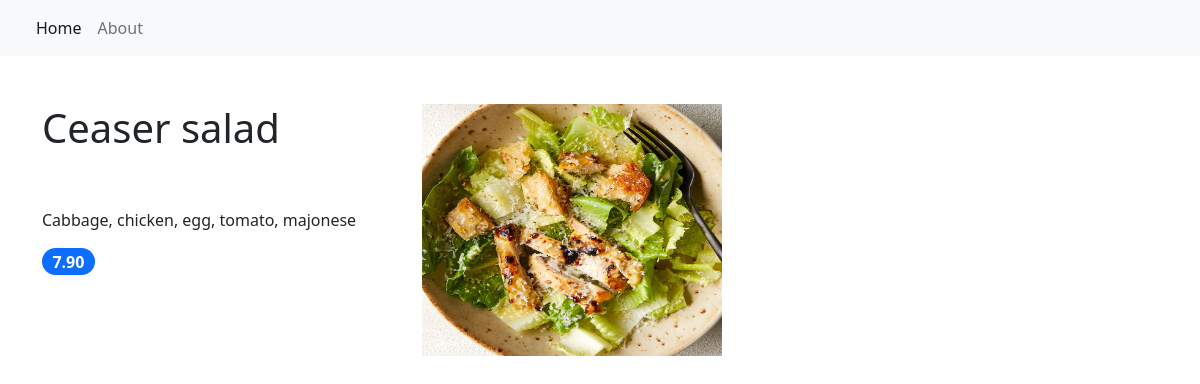
The page /item/7/ on the database its author committed.
### restaurant_menu/models.py (models this page shows, shortened)
class Item(models.Model):
    meal = models.CharField(max_length=100, unique=True)
    description = models.CharField(max_length=500)
    price = models.DecimalField(max_digits=5, decimal_places=2)
    category = models.CharField(max_length=100, choices=MEAL_TYPE)
    author = models.ForeignKey(User, on_delete=models.PROTECT)
    status = models.IntegerField(choices=STATUS, default=1)
    date_created = models.DateTimeField(auto_now_add=True)
    date_updated = models.DateTimeField(auto_now=True)
    image = models.ImageField(upload_to='uploads/', default='pizza1.jpeg')

### restaurant_menu/views.py (the view)
# urls.py: path('item/<int:pk>/', views.MenuItemDetail.as_view(), name='menu_item'),
class MenuItemDetail(generic.DetailView):
    model = Item
    template_name = "detail_menu.html"

### restaurant_menu/templates/detail_menu.html
{% extends 'base.html' %}
{% block content %}
<div class="container">
    <div class="row">
        <div class="col-4">
            <h1 class="pt-5">{{ item.meal }}</h1>
            <p class="pt-5">{{ item.description }}</p>
            <span class="badge bg-primary rounded-pill" style="font-size: 16px;">{{ item.price }}</span>
        </div>
        <div class="col-6">
            <img class="card-img-top pt-5" src="{{ item.image.url }}" alt="..." style="max-height: 300px; width: 300px;" />
        </div>
    </div>
</div>
{% endblock content %}

### rows shown on the page
Item: meal "Ceaser salad", description "Cabbage, chicken, egg, tomato, majonese", price "7.90", image (picture)
